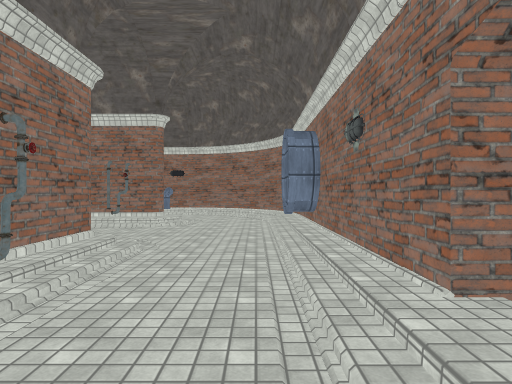
View 1 (above)

20 first-person views from a walk through a Unity game level. The camera is 1.5 m above the floor, looks level and sees 75° across. The floor is counted in squares, 2 m on a side. Each view is taken from the middle of a square. On the plan, view 1 faces up. The plan holds only what a view shows up to about 11 squares ahead; the rest is blank. The place goes on beyond the plan. Door leaves are left out, so doorways stand open. Some surface patterns are stand-ins.

View 2
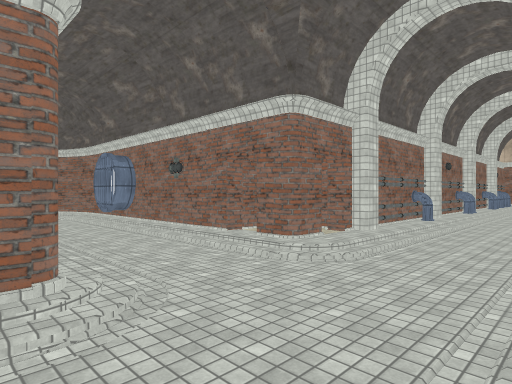

View 3
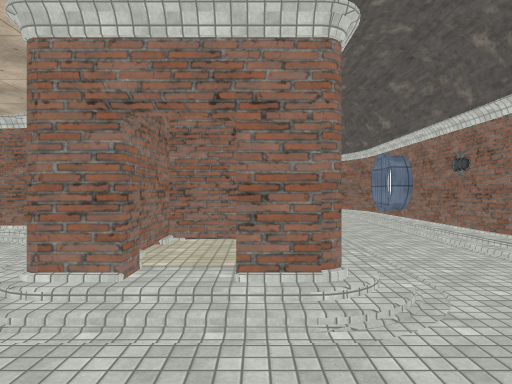

View 4
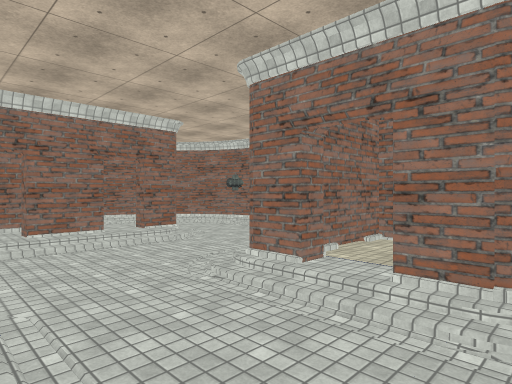

View 5
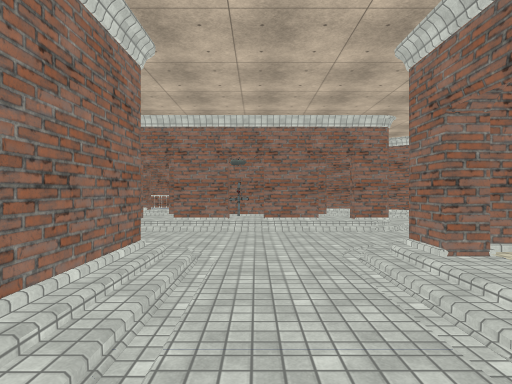

View 6
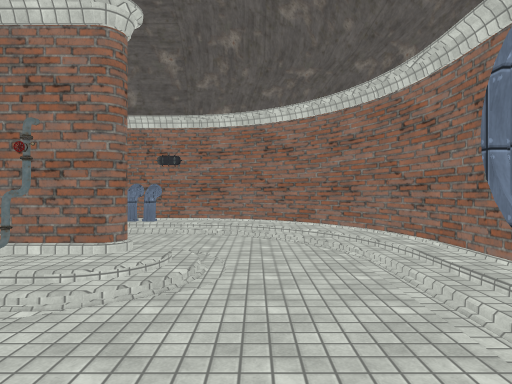

View 7
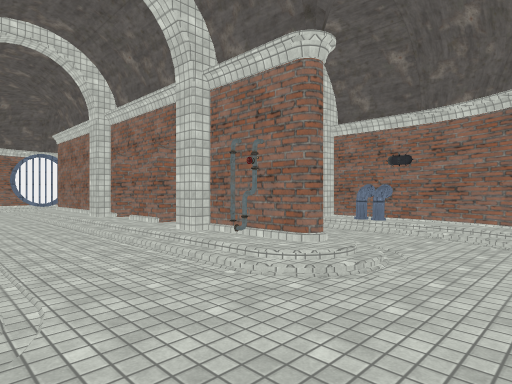

View 8
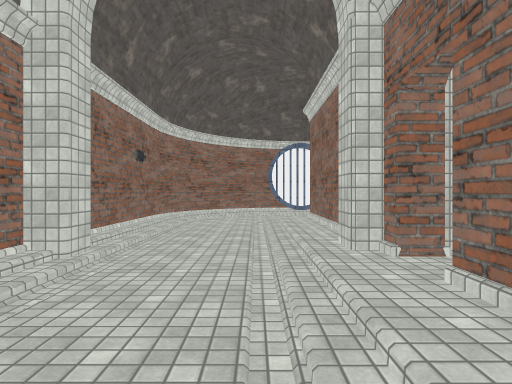

View 9
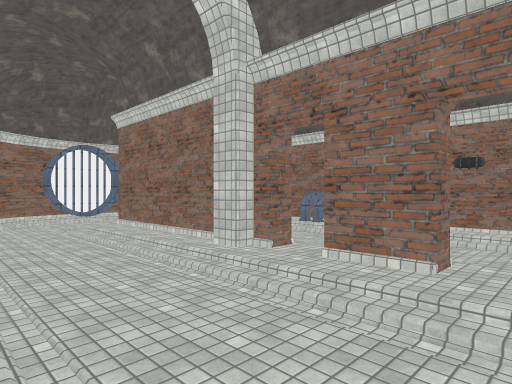

View 10
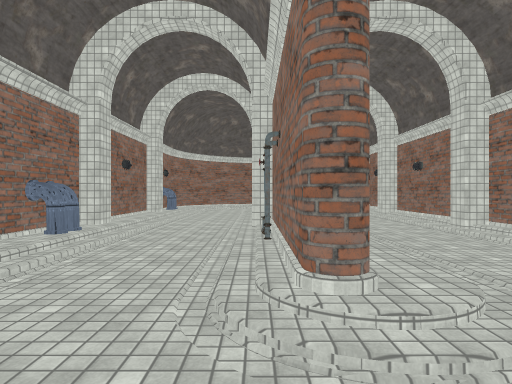

View 11
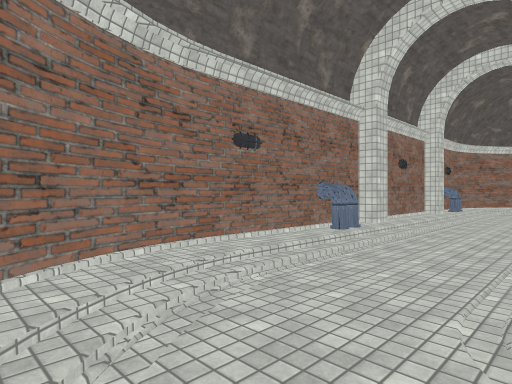

View 12
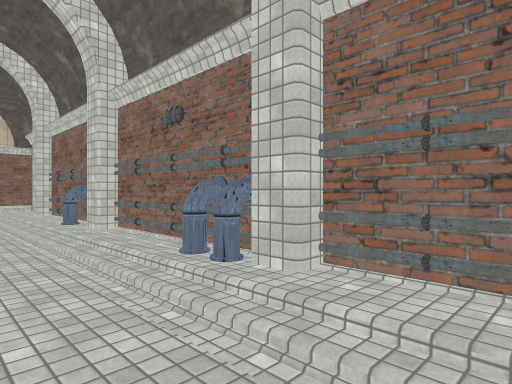

View 13
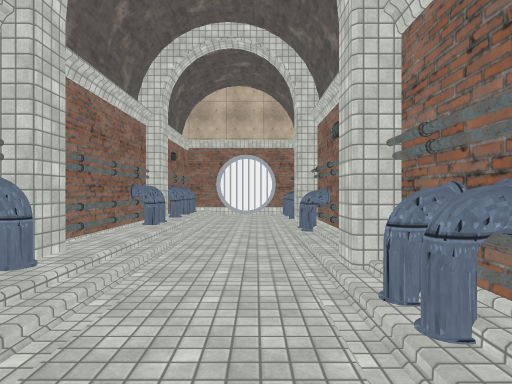

View 14
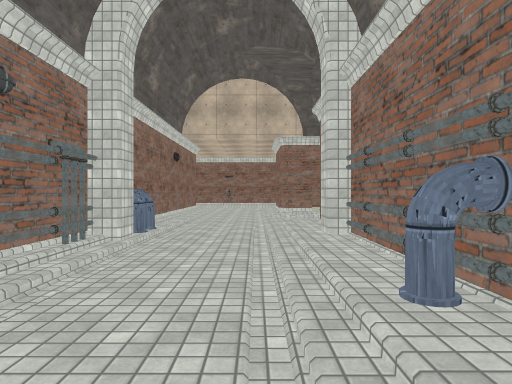

View 15
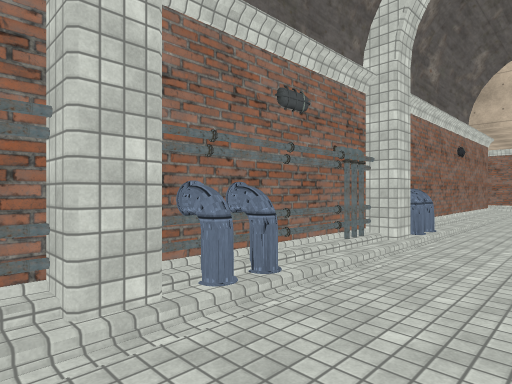

View 16
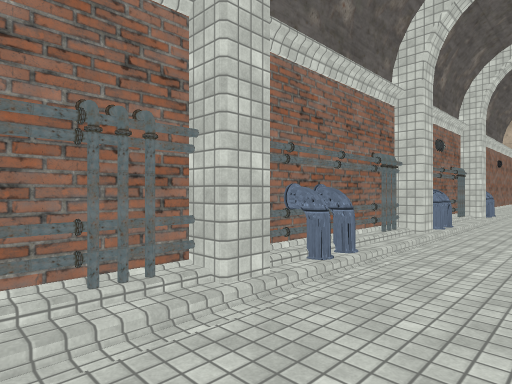

View 17
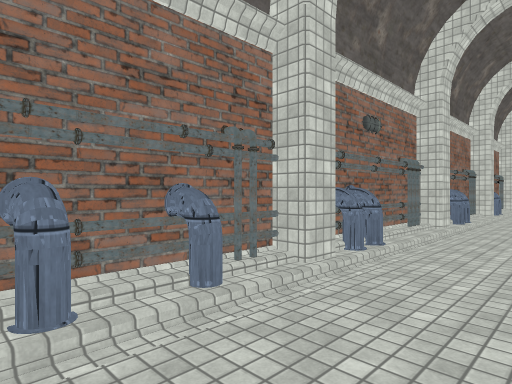

View 18
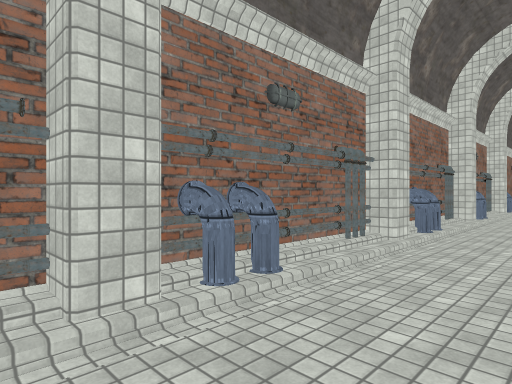

View 19
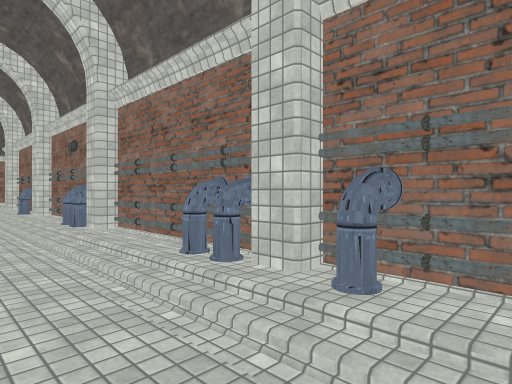

View 20
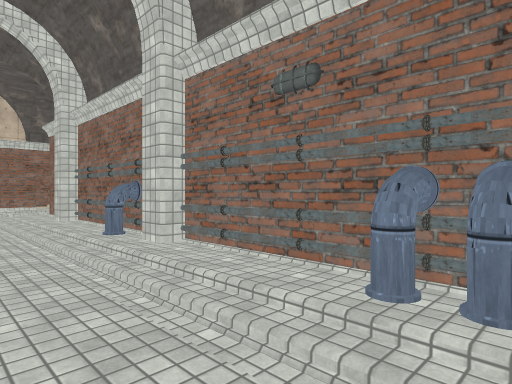

### Floor plan
Key: @ floor where view 1 was taken; # wall or solid block; x gap in a wall; . main floor; : floor 0.25 m higher than the main floor; / step, stairs or slope; O other object.
Columns run from 16 left of view 1 to 19 right of it. Each row starts with its distance up from view 1.
 13   ###########
 12  ##:::O:#::#OO###
 11  :/............:##
 10  /............../#
  9 O../:OO:#::#  /..#
  8 O..######xx#OO:..#
  7 #................#
  6 #:...............#
  5 ###:::::#:::#:/..#
  4   ############:..#
  3     ##/..    #O..#
  2     #/..../###:..#
  1     #. :#..#:::..#####  ##  ##
  0     ## ::..#x#/.@###OOOOOOOOOOOOOO
 -1      #  #..........................#
 -2      O.::..........................O
 -3      O :#..#::::::O#OOOOOOOOOOOOOOO
 -4      # ::.. ######   #   #  #   #
 -5        :#

Positions as (right, up) in squares from view 1, and headings:
1: (0, 0), facing up
2: (-3, -3), facing up-right
3: (-3, -3), facing up
4: (-2, -3), facing up-left
5: (-1, -2), facing left
6: (-1, 5), facing up
7: (0, 5), facing up-left
8: (-5, 7), facing left
9: (-5, 5), facing up-left
10: (-15, 9), facing right
11: (-15, 9), facing up-right
12: (13, -2), facing up-left
13: (8, -2), facing right
14: (8, -1), facing left
15: (8, -1), facing down-left
16: (13, -1), facing down-left
17: (18, -1), facing down-left
18: (16, -1), facing down-left
19: (17, -2), facing up-left
20: (11, -2), facing up-left
